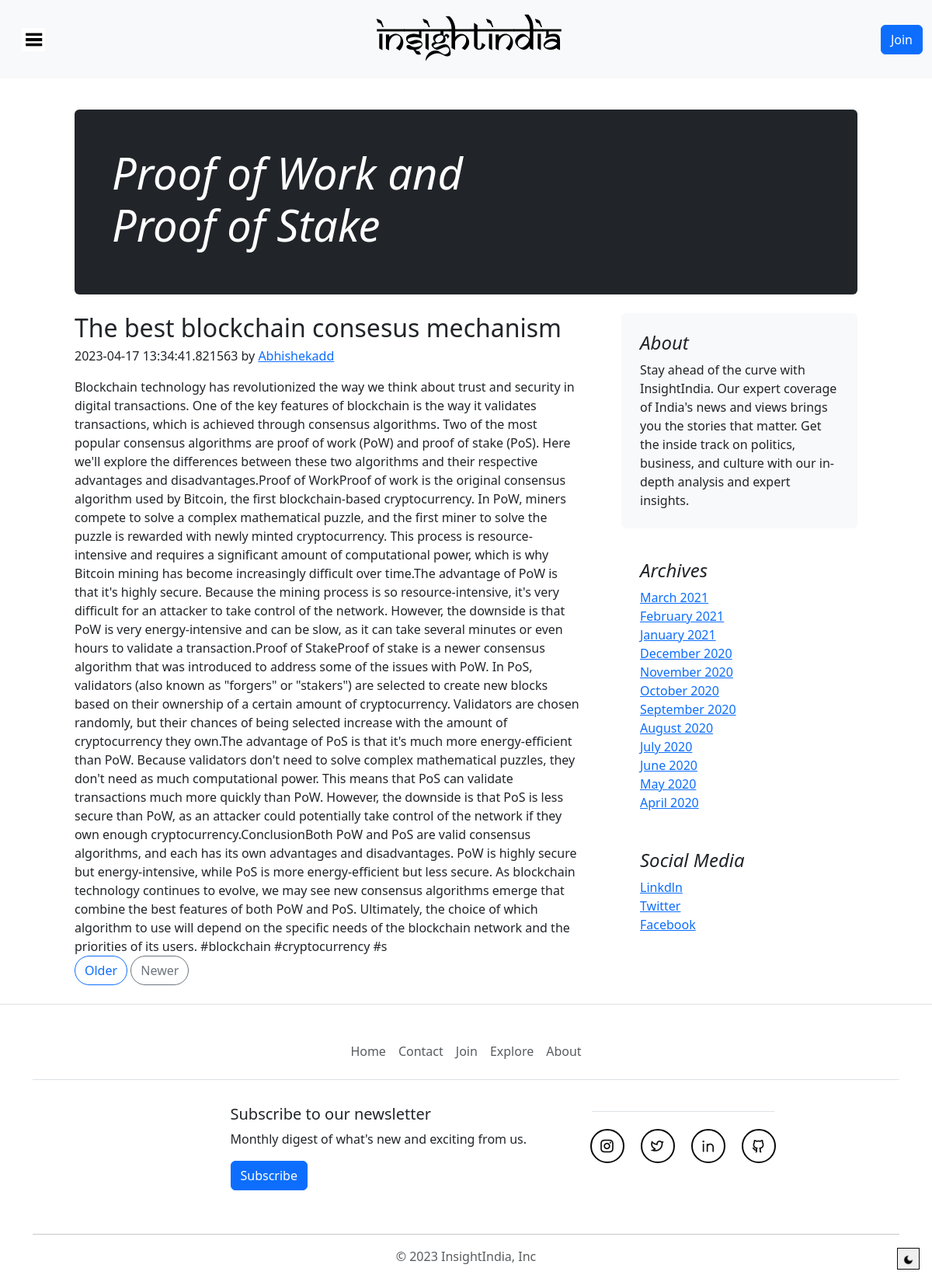
The page /blog/1 on the database its author committed.
### app.py (models this page shows, shortened)
class Blog(db.Model):
    __bind_key__ = "blog"
    sno = db.Column(db.Integer,primary_key = True)
    slug = db.Column(db.String(25),nullable = False)
    title = db.Column(db.String(50),nullable = False)
    subtitle = db.Column(db.String(50),nullable = False)
    content = db.Column(db.String(500),nullable = False)
    author = db.Column(db.String(50),nullable = False)
    date = db.Column(db.String(11), default = datetime.now().strftime("%c")[0:11])

### app.py (the view)
@app.route("/blog/<string:slug>",methods = ['GET'])
def blog(slug):
    try:
        blog = Blog.query.filter_by(slug = slug).first()
        return render_template("blog.html",blog = blog,params=params)
    except:
        return "<body><script>alert('This is our last Article')</script></body>"

### templates/blog.html
{% extends 'base.html' %}
{% block body %}
<div style="margin-top: 5vh;">
  <div class="container-fluid">
    <div class="ic">
      <div class="p-4 p-md-5 mb-4 rounded text-bg-dark">
        <div class="col-md-6 px-0">
          <h1 class="display-4 fst-italic">{{blog.title}}</h1>
        </div>
      </div>
      <div class="row g-5">
         <div class="col-md-8">
          <article class="blog-post">
            <h2 class="blog-post-title mb-1">{{blog.subtitle}}</h2>
            <p class="blog-post-meta">{{blog.date}} by <a href="#">{{blog.author}}</a></p>
              {{blog.content | safe}}
          </article>
          <nav class="blog-pagination" aria-label="Pagination">
            <a class="btn btn-outline-primary rounded-pill" href="/blog/{{blog.slug|int-1}}">Older</a>
            <a class="btn btn-outline-secondary rounded-pill " href="/blog/{{blog.slug|int+1}}">Newer</a>
          </nav>
        </div>
        <div class="col-md-4">
          <div class="position-sticky" style="top: 2rem;">
            <div class="p-4 mb-3 bg-body-tertiary rounded">
              <h4 class="fst-italic">About</h4>
              <p class="mb-0">{{params["blogIntro"]}}</p>
            </div>
            <div class="p-4">
              <h4 class="fst-italic">Archives</h4>
              <ol class="list-unstyled mb-0">
                <li><a href="#">March 2021</a></li>
                <li><a href="#">February 2021</a></li>
                <li><a href="#">January 2021</a></li>
                <li><a href="#">December 2020</a></li>
                <li><a href="#">November 2020</a></li>
                <li><a href="#">October 2020</a></li>
                <li><a href="#">September 2020</a></li>
                <li><a href="#">August 2020</a></li>
                <li><a href="#">July 2020</a></li>
                <li><a href="#">June 2020</a></li>
                <li><a href="#">May 2020</a></li>
                <li><a href="#">April 2020</a></li>
              </ol>
            </div>
            <div class="p-4">
              <h4 class="fst-italic">Social Media</h4>
              <ol class="list-unstyled">
                <li><a href="{{params['linkdin']}}">Linkdln</a></li>
                <li><a href="{{params['twitter']}}">Twitter</a></li>
                <li><a href="{{params['facebook']}}">Facebook</a></li>
              </ol>
            </div>
          </div>
        </div>
      </div>
    </div>
  </div>
</div>
{% endblock body %}

### templates/base.html (shortened to what this page needs)
<!doctype html>
<html lang="en">
<head>
  <link href="https://cdn.jsdelivr.net/npm/remixicon@2.5.0/fonts/remixicon.css" rel="stylesheet">
  <link href="https://cdn.jsdelivr.net/npm/bootstrap@5.3.0-alpha2/dist/css/bootstrap.min.css" rel="stylesheet"
>
  <link rel="stylesheet" href="{{ url_for('static',filename='css/index.css') }}">
  <link rel="stylesheet" href="{{ url_for('static',filename='css/darkMode.css') }}">
</head>
<body class>
  <nav class="navbar navbar-expand-lg navbar-light bg-light">
    <div class="container-fluid">
      <div class="dropdown">
        <button class="dropbtn"><img src="{{ url_for('static',filename='img/nav.png') }}" alt="" height="30px"></button>
    </div>
      <a class="navbar-brand mx-auto" style="font-size: 50px;  font-family: 'samaran',sans-serif;" href="/">InsightIndia</a>
      <a href="signin"> <button class="btn btn-primary" type="button">Join</button>
      </div></a>
  </nav>
  {% block body %}
  {% endblock body %}
  <div class="my-4 border-bottom"></div>
  <div class="container">
    <footer class="py-3 my-4">
      <ul class="nav justify-content-center border-bottom pb-3 mb-3">
        <li class="nav-item"><a href="/" class="nav-link px-2 text-body-secondary">Home</a></li>
        <li class="nav-item"><a href="/contact" class="nav-link px-2 text-body-secondary">Contact</a></li>
        <li class="nav-item"><a href="signin" class="nav-link px-2 text-body-secondary">Join</a></li>
        <li class="nav-item"><a href="/explore" class="nav-link px-2 text-body-secondary">Explore</a></li>
        <li class="nav-item"><a href="/about" class="nav-link px-2 text-body-secondary">About</a></li>
      </ul>
      <div class="d-flex justify-content-center"><div class="col-md-5 offset-md-1 mb-3 my-3">
        <form>
          <h5>Subscribe to our newsletter</h5>
          <p>Monthly digest of what's new and exciting from us.</p>
          <div class="d-flex flex-column flex-sm-row w-100 gap-2">
            <a href="signin"> <button class="btn btn-primary" type="button">Subscribe</button></a>
        </form>
      </div></div>
      <div class="d-flex flex-column flex-sm-row justify-content-between py-4 my-4 border-top ">
        <div class="icons">
          <a href="{{params['instagram']}}" class="icon icon--instagram">
            <i class="ri-instagram-line"></i>
          </a>
          <a href="{{params['twitter']}}" class="icon icon--twitter">
            <i class="ri-twitter-line"></i>
          </a>
          <a href="{{params['linkdIn']}}" class="icon icon--linkedin">
            <i class="ri-linkedin-line"></i>
          </a>
          <a href="{{params['github']}}" class="icon icon--github">
            <i class="ri-github-line"></i>
          </a>
        </div>
      </div>
    </footer>
      <hr>
    <div class="d-flex justify-content-center"> <p class="text-center text-body-secondary">© 2023 InsightIndia, Inc</p></div>
      </div>
  <div class="con">
    <div class="dropdown position-fixed bottom-0 end-0 mb-3 me-3 bd-mode-toggle">
        <button onclick="myFunction()"><img src="{{ url_for('static',filename='img/darkmode.png') }}" height="15px"></button>
    </div>
</body>
</body>
</html>

### static/css/index.css (style rules this page uses)
.ic { margin-left: 7vw; margin-right: 7vw; }
body { background-color: white; }
.con { margin-top: 5px; }
.dropdown { position: relative; display: inline-block; }
.dropbtn { background-color: transparent; color: white; font-size: 16px; border: none; cursor: pointer; padding: 12px 16px; }
.icons { display: flex; column-gap: 25px; }
.icon { display: inline-flex; width: 40px; height: 40px; text-decoration: none; font-size: 20px; color: #0d0c0c; border-radius: 50%; outline: 2px solid #090909; transition-property: outline-offset, outline-color, background-color; transition-duration: 0.25s; }
.icon i { margin: auto; }

### static/css/darkMode.css (style rules this page uses)
button { cursor: pointer; border: 1px solid #0b0b0b; }

### rows shown on the page
Blog: title "Proof of Work and Proof of Stake", subtitle "The best blockchain consesus mechanism", date "2023-04-17 13:34:41.821563", author "Abhishekadd", content "Blockchain technology has revolutionized the way we think about trust and security in digital transactions. One of the key features of blockchain is the way it validates transactions, which is achieved through consensus algorithms. Two of the most popular consensus algorithms are proof of work (PoW) and proof of stake (PoS). Here we'll explore the differences between these two algorithms and their respective advantages and disadvantages.Proof of WorkProof of work is the original consensus algorithm used by Bitcoin, the first blockchain-based cryptocurrency. In PoW, miners compete to solve a complex mathematical puzzle, and the first miner to solve the puzzle is rewarded with newly minted…"
